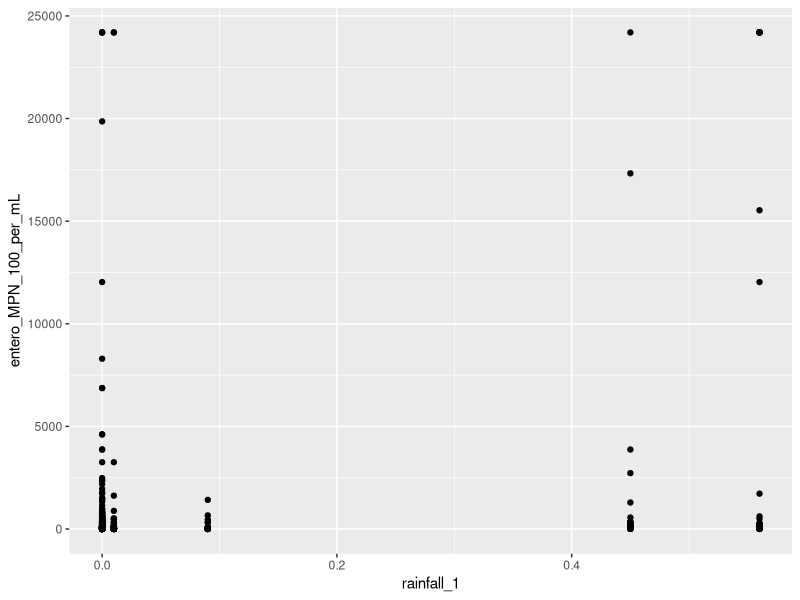
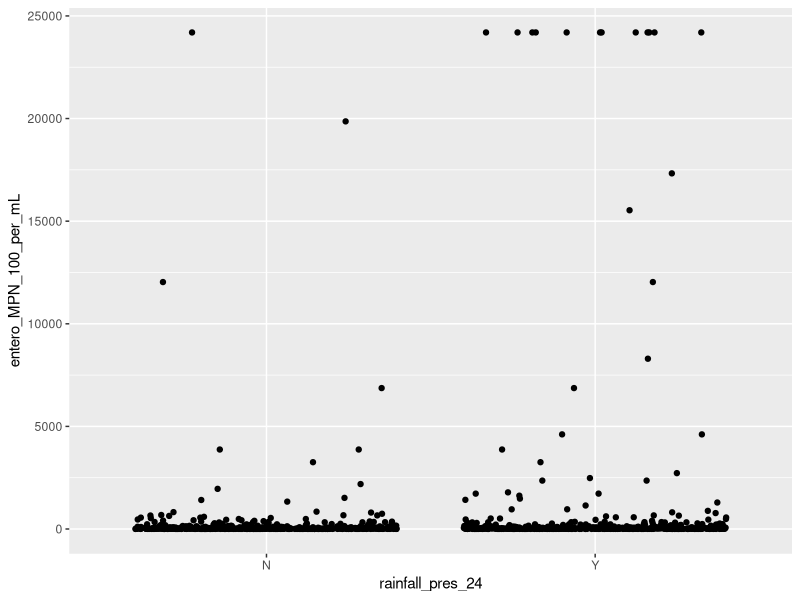

Source code (R) for these figures, in order: (Note: this script raises an error after producing the figures.)
library(ggplot2)
library(cowplot)

# import and QC data
dat_2016 <- read.csv("CWQT 2016- ALL SITES.csv")
head(dat_2016)
str(dat_2016)

# all sites, all dates rainfall_1 vs. enter0 
plot <- ggplot(data=dat_2016, aes(x=rainfall_1,y=entero_MPN_100_per_mL)) + geom_point()
plot

# all sites, all dates rainfall_pres_24 vs. enter0 
plot <- ggplot(data=dat_2016, aes(x=rainfall_pres_24,y=entero_MPN_100_per_mL)) + geom_point(position="jitter")
plot

# one plot for each site 
# rainfall_pres_24, rainfall_pres_48, rainfall_pres_72 vs. entero_MPN_100_per_mL
site_list <- unique(dat_2016$site)

for (i in seq_along(site_list)){
  
  temp_data <- subset(dat_2016, dat_2016$site==site_list[i])
  
  plot24 <- ggplot(data=temp_data, aes(x=rainfall_pres_24, y=entero_MPN_100_per_mL)) + geom_jitter(width=0.075, alpha=0.8) 
  plot24 <- plot24 + stat_summary(fun.data="mean_cl_boot", colour="red")
  plot24 <- plot24 + xlab("Rain last 24 hr?") + ylab("Entero MPN per 100 mL")
  plot24 <- plot24 + geom_hline(yintercept=35, linetype=2, colour="grey") + geom_hline(yintercept=104, linetype=2, colour="grey")
  plot24 <- plot24 + ggtitle(site_list[i])
  plot24 
  
  plot48 <- ggplot(data=temp_data, aes(x=rainfall_pres_48, y=entero_MPN_100_per_mL)) + geom_jitter(width=0.075, alpha=0.8) 
  plot48 <- plot48 + stat_summary(fun.data="mean_cl_boot", colour="red")
  plot48 <- plot48 + xlab("Rain last 48 hr?") + ylab("Entero MPN per 100 mL")
  plot48 <- plot48 + geom_hline(yintercept=35, linetype=2, colour="grey") + geom_hline(yintercept=104, linetype=2, colour="grey")
  plot48 
  
  plot72 <- ggplot(data=temp_data, aes(x=rainfall_pres_72, y=entero_MPN_100_per_mL)) + geom_jitter(width=0.075, alpha=0.8) 
  plot72 <- plot72 + stat_summary(fun.data="mean_cl_boot", colour="red")
  plot72 <- plot72 + xlab("Rain last 72 hr?") + ylab("Entero MPN per 100 mL")
  plot72 <- plot72 + geom_hline(yintercept=35, linetype=2, colour="grey") + geom_hline(yintercept=104, linetype=2, colour="grey")
  plot72 
  
  plot_all <- plot_grid(plot24, plot48, plot72, align="v", nrow=3)
  
  save_plot(paste("plots/",site_list[i],"_entero_vs_rain_pres.jpg"), plot_all, ncol=1, base_height=9,base_width=5)
                 
}


# one plot for each site 
# rainfall_sum_24, rainfall_sum_48, rainfall_sum_72 vs. entero_MPN_100_per_mL
site_list <- unique(dat_2016$site)

for (i in seq_along(site_list)){
  
  temp_data <- subset(dat_2016, dat_2016$site==site_list[i])
  
  plot24 <- ggplot(data=temp_data, aes(x=rainfall_sum_24, y=entero_MPN_100_per_mL)) + geom_point() + geom_smooth(method="lm")
  plot24 <- plot24 + geom_hline(yintercept=35, linetype=2, colour="grey") + geom_hline(yintercept=104, linetype=2, colour="grey")
  plot24 <- plot24 + xlab("24hr Rainfall total (in)") + ylab("Entero MPN per 100 mL")
  plot24 <- plot24 + ggtitle(site_list[i])
  plot24 
  
  plot48 <- ggplot(data=temp_data, aes(x=rainfall_sum_48, y=entero_MPN_100_per_mL)) + geom_point() + geom_smooth(method="lm")
  plot48 <- plot48 + xlab("48hr Rainfall total (in)") + ylab("Entero MPN per 100 mL")
  plot48 <- plot48 + geom_hline(yintercept=35, linetype=2, colour="grey") + geom_hline(yintercept=104, linetype=2, colour="grey")
  plot48 
  
  plot72 <- ggplot(data=temp_data, aes(x=rainfall_sum_72, y=entero_MPN_100_per_mL)) + geom_point() + geom_smooth(method="lm") 
  plot72 <- plot72 + xlab("72hr Rainfall total (in)") + ylab("Entero MPN per 100 mL")
  plot72 <- plot72 + geom_hline(yintercept=35, linetype=2, colour="grey") + geom_hline(yintercept=104, linetype=2, colour="grey")
  plot72 
  
  plot_all <- plot_grid(plot24, plot48, plot72, align="v", nrow=3)
  
  save_plot(paste("plots/",site_list[i],"_entero_vs_rain_sum.jpg"), plot_all, ncol=1, base_height=9, base_width=5)
  
}